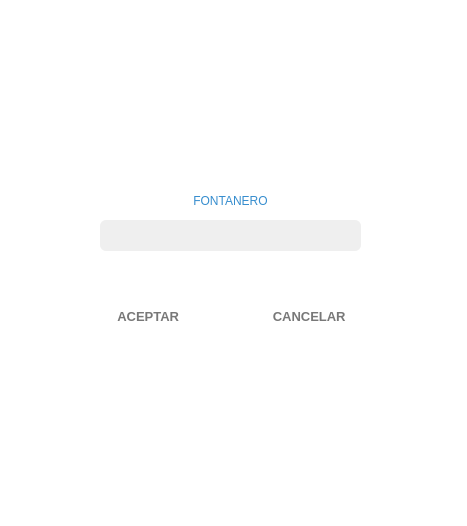
<?xml version="1.0" encoding="UTF-8"?>
<ui version="4.0">
 <class>Operator_Selection_Screen</class>
 <widget class="QDialog" name="Operator_Selection_Screen">
  <property name="geometry">
   <rect>
    <x>0</x>
    <y>0</y>
    <width>467</width>
    <height>526</height>
   </rect>
  </property>
  <property name="minimumSize">
   <size>
    <width>0</width>
    <height>0</height>
   </size>
  </property>
  <property name="maximumSize">
   <size>
    <width>16777215</width>
    <height>16777215</height>
   </size>
  </property>
  <property name="windowTitle">
   <string>Selección del operador</string>
  </property>
  <property name="styleSheet">
   <string notr="true">background-color: rgba(255, 255, 255, 0);</string>
  </property>
  <widget class="my_label" name="lb_logo">
   <property name="geometry">
    <rect>
     <x>40</x>
     <y>130</y>
     <width>52</width>
     <height>42</height>
    </rect>
   </property>
   <property name="minimumSize">
    <size>
     <width>0</width>
     <height>0</height>
    </size>
   </property>
   <property name="maximumSize">
    <size>
     <width>200</width>
     <height>240</height>
    </size>
   </property>
   <property name="styleSheet">
    <string notr="true">border-image: url(:/icons/app_logo.png);</string>
   </property>
   <property name="text">
    <string/>
   </property>
   <property name="scaledContents">
    <bool>false</bool>
   </property>
   <property name="alignment">
    <set>Qt::AlignCenter</set>
   </property>
   <property name="wordWrap">
    <bool>false</bool>
   </property>
  </widget>
  <widget class="QPushButton" name="pb_close">
   <property name="geometry">
    <rect>
     <x>390</x>
     <y>130</y>
     <width>31</width>
     <height>31</height>
    </rect>
   </property>
   <property name="minimumSize">
    <size>
     <width>0</width>
     <height>0</height>
    </size>
   </property>
   <property name="styleSheet">
    <string notr="true">border-image: url(:/icons/close.png);
color: rgb(255, 255, 255);</string>
   </property>
   <property name="text">
    <string/>
   </property>
   <property name="autoDefault">
    <bool>true</bool>
   </property>
   <property name="flat">
    <bool>true</bool>
   </property>
  </widget>
  <widget class="QLabel" name="label_2">
   <property name="geometry">
    <rect>
     <x>110</x>
     <y>190</y>
     <width>241</width>
     <height>21</height>
    </rect>
   </property>
   <property name="styleSheet">
    <string notr="true">font: 63 12pt &quot;Segoe UI Semibold&quot;;
color: rgb(54, 141, 206);</string>
   </property>
   <property name="text">
    <string>FONTANERO</string>
   </property>
   <property name="alignment">
    <set>Qt::AlignCenter</set>
   </property>
  </widget>
  <widget class="MyLabelSpinner" name="comboBox">
   <property name="geometry">
    <rect>
     <x>100</x>
     <y>220</y>
     <width>261</width>
     <height>31</height>
    </rect>
   </property>
   <property name="font">
    <font>
     <family>Segoe UI</family>
     <pointsize>12</pointsize>
     <weight>50</weight>
     <bold>false</bold>
    </font>
   </property>
   <property name="styleSheet">
    <string notr="true">QLabel{
	background-color: #EFEFEF; 
	border-radius: 6px;
	color:rgb(50, 50, 50);
}
QLabel:hover:!pressed{
	  background-color: #DDDDDD; 
}</string>
   </property>
   <property name="text">
    <string/>
   </property>
   <property name="alignment">
    <set>Qt::AlignCenter</set>
   </property>
  </widget>
  <widget class="MyLabelShine" name="label_background">
   <property name="geometry">
    <rect>
     <x>30</x>
     <y>120</y>
     <width>406</width>
     <height>250</height>
    </rect>
   </property>
   <property name="styleSheet">
    <string notr="true">background-color: #FFFFFF; 
border-radius: 10px;
/*border: 2px solid #368DCE;*/</string>
   </property>
   <property name="text">
    <string/>
   </property>
   <property name="alignment">
    <set>Qt::AlignCenter</set>
   </property>
  </widget>
  <widget class="QWidget" name="layoutWidget_2">
   <property name="geometry">
    <rect>
     <x>100</x>
     <y>300</y>
     <width>261</width>
     <height>32</height>
    </rect>
   </property>
   <layout class="QHBoxLayout" name="horizontalLayout_3">
    <item>
     <widget class="QPushButton" name="pb_aceptar">
      <property name="minimumSize">
       <size>
        <width>100</width>
        <height>30</height>
       </size>
      </property>
      <property name="font">
       <font>
        <family>Segoe UI</family>
        <pointsize>10</pointsize>
        <weight>75</weight>
        <bold>true</bold>
       </font>
      </property>
      <property name="styleSheet">
       <string notr="true">QPushButton{
	border-radius: 3px;
	color:rgb(120, 120, 120);
}
QPushButton:hover:!pressed{
	  background-color: #EEEEEE; 
}</string>
      </property>
      <property name="text">
       <string>ACEPTAR </string>
      </property>
      <property name="icon">
       <iconset resource="assets.qrc">
        <normaloff>:/icons/accept.png</normaloff>:/icons/accept.png</iconset>
      </property>
      <property name="iconSize">
       <size>
        <width>30</width>
        <height>20</height>
       </size>
      </property>
      <property name="flat">
       <bool>true</bool>
      </property>
     </widget>
    </item>
    <item>
     <spacer name="horizontalSpacer_4">
      <property name="orientation">
       <enum>Qt::Horizontal</enum>
      </property>
      <property name="sizeHint" stdset="0">
       <size>
        <width>40</width>
        <height>20</height>
       </size>
      </property>
     </spacer>
    </item>
    <item>
     <widget class="QPushButton" name="pb_cancelar">
      <property name="minimumSize">
       <size>
        <width>100</width>
        <height>30</height>
       </size>
      </property>
      <property name="font">
       <font>
        <family>Segoe UI</family>
        <pointsize>10</pointsize>
        <weight>75</weight>
        <bold>true</bold>
       </font>
      </property>
      <property name="styleSheet">
       <string notr="true">QPushButton{
	border-radius: 3px;
	color:rgb(120, 120, 120);
}
QPushButton:hover:!pressed{
	  background-color: #EEEEEE; 
}</string>
      </property>
      <property name="text">
       <string>CANCELAR </string>
      </property>
      <property name="icon">
       <iconset resource="assets.qrc">
        <normaloff>:/icons/cancel.png</normaloff>:/icons/cancel.png</iconset>
      </property>
      <property name="iconSize">
       <size>
        <width>30</width>
        <height>20</height>
       </size>
      </property>
      <property name="flat">
       <bool>true</bool>
      </property>
     </widget>
    </item>
   </layout>
  </widget>
  <zorder>label_background</zorder>
  <zorder>lb_logo</zorder>
  <zorder>pb_close</zorder>
  <zorder>label_2</zorder>
  <zorder>comboBox</zorder>
  <zorder>layoutWidget_2</zorder>
 </widget>
 <customwidgets>
  <customwidget>
   <class>MyLabelSpinner</class>
   <extends>QLabel</extends>
   <header location="global">mylabelspinner.h</header>
  </customwidget>
  <customwidget>
   <class>my_label</class>
   <extends>QLabel</extends>
   <header location="global">my_label.h</header>
  </customwidget>
  <customwidget>
   <class>MyLabelShine</class>
   <extends>QLabel</extends>
   <header location="global">mylabelshine.h</header>
  </customwidget>
 </customwidgets>
 <resources>
  <include location="assets.qrc"/>
 </resources>
 <connections/>
</ui>
